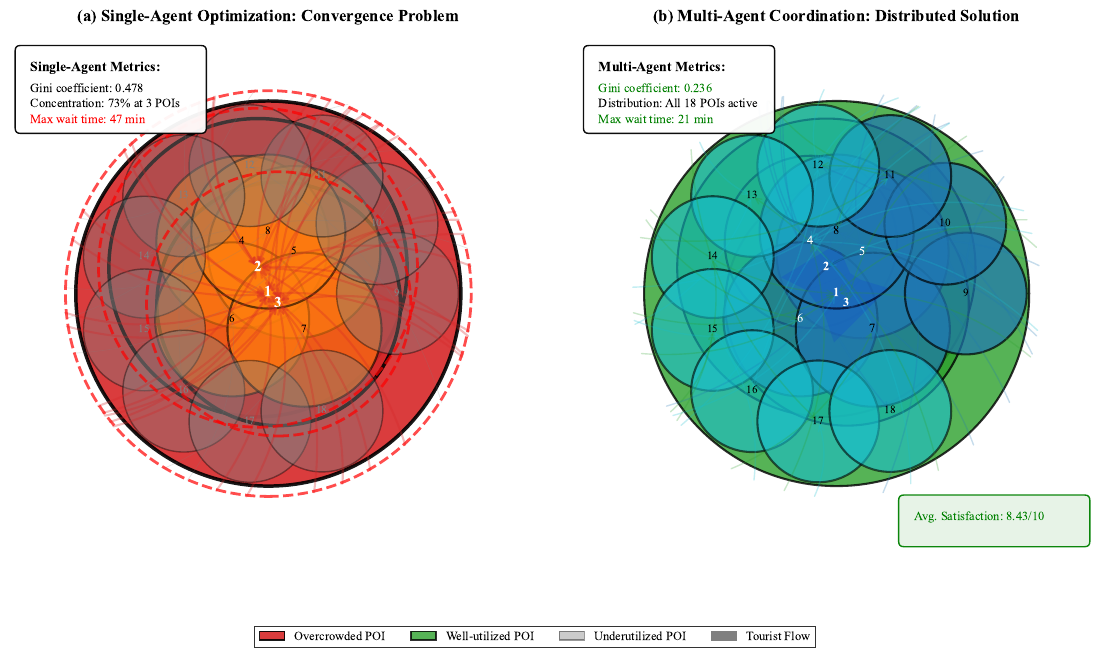

Source code (Python):
import numpy as np
import matplotlib.pyplot as plt
import matplotlib.gridspec as gridspec
from matplotlib.patches import Circle, FancyBboxPatch, FancyArrowPatch, Rectangle
from matplotlib.collections import PatchCollection
import matplotlib.patches as mpatches
from matplotlib.path import Path
import matplotlib.patches as patches
import networkx as nx
from scipy.spatial import Voronoi, voronoi_plot_2d

# Configure publication-quality parameters
plt.rcParams['font.family'] = 'serif'
plt.rcParams['font.serif'] = ['Times New Roman', 'DejaVu Serif']
plt.rcParams['font.size'] = 10
plt.rcParams['axes.labelsize'] = 11
plt.rcParams['axes.titlesize'] = 12
plt.rcParams['xtick.labelsize'] = 9
plt.rcParams['ytick.labelsize'] = 9
plt.rcParams['legend.fontsize'] = 9
plt.rcParams['figure.dpi'] = 300
plt.rcParams['savefig.dpi'] = 300
plt.rcParams['axes.linewidth'] = 0.8
plt.rcParams['lines.linewidth'] = 1.0

def create_poi_layout():
    """Create realistic spatial layout of 18 POIs in Verona"""
    np.random.seed(42)
    
    # Define POI positions mimicking Verona's historic center layout
    # Central cluster (most popular attractions)
    central_pois = np.array([
        [0.5, 0.5],    # Arena (POI 1)
        [0.48, 0.55],  # Juliet's House (POI 2)
        [0.52, 0.48],  # Cathedral (POI 3)
    ])
    
    # Semi-central attractions
    semicentral_pois = np.array([
        [0.45, 0.60],  # POI 4
        [0.55, 0.58],  # POI 5
        [0.43, 0.45],  # POI 6
        [0.57, 0.43],  # POI 7
        [0.50, 0.62],  # POI 8
    ])
    
    # Peripheral attractions
    angles = np.linspace(0, 2*np.pi, 11, endpoint=False)
    radius = 0.25
    peripheral_pois = np.array([
        [0.5 + radius*np.cos(angle), 0.5 + radius*np.sin(angle)] 
        for angle in angles[:10]
    ])
    
    all_pois = np.vstack([central_pois, semicentral_pois, peripheral_pois])
    
    # POI sizes based on capacity
    sizes = np.array([500, 300, 200] +  # Top 3 attractions
                     [100, 100, 80, 80, 80] +  # Semi-central
                     [50]*10)  # Peripheral
    
    return all_pois, sizes

def draw_single_agent_pattern(ax, poi_positions, poi_sizes):
    """Draw single-agent optimization pattern with concentration"""
    
    # Draw POIs as circles with size proportional to capacity
    for i, (pos, size) in enumerate(zip(poi_positions, poi_sizes)):
        if i < 3:  # Top 3 attractions - heavily visited
            color = '#d62728'  # Red for overcrowded
            alpha = 0.9
            edge_width = 2.5
        elif i < 8:  # Some moderate visits
            color = '#ff7f0e'  # Orange for moderate
            alpha = 0.6
            edge_width = 1.5
        else:  # Rarely visited
            color = '#7f7f7f'  # Gray for underutilized
            alpha = 0.4
            edge_width = 1.0
        
        circle = Circle(pos, radius=np.sqrt(size)/60, 
                       facecolor=color, alpha=alpha,
                       edgecolor='black', linewidth=edge_width)
        ax.add_patch(circle)
        
        # Add POI labels for top attractions
        if i < 3:
            ax.text(pos[0], pos[1], str(i+1), 
                   ha='center', va='center', fontsize=11, 
                   fontweight='bold', color='white')
        else:
            ax.text(pos[0], pos[1], str(i+1), 
                   ha='center', va='center', fontsize=8, 
                   color='black' if i < 8 else 'gray')
    
    # Draw tourist flows as arrows converging to top attractions
    np.random.seed(42)
    n_tourists = 50
    
    # Generate tourist starting positions around the perimeter
    angles = np.random.uniform(0, 2*np.pi, n_tourists)
    start_positions = np.array([
        [0.5 + 0.4*np.cos(angle), 0.5 + 0.4*np.sin(angle)] 
        for angle in angles
    ])
    
    # 73% go to top 3 attractions
    for i, start_pos in enumerate(start_positions):
        if i < int(0.73 * n_tourists):  # 73% to top 3
            target_poi = i % 3
            end_pos = poi_positions[target_poi]
            arrow_color = '#d62728'
            arrow_alpha = 0.3
            arrow_width = 1.5
        else:  # Remaining to other attractions
            target_poi = np.random.choice(range(3, 18))
            end_pos = poi_positions[target_poi]
            arrow_color = '#7f7f7f'
            arrow_alpha = 0.2
            arrow_width = 0.5
        
        # Add slight curve to arrows for visual appeal
        mid_point = [(start_pos[0] + end_pos[0])/2 + np.random.normal(0, 0.02),
                    (start_pos[1] + end_pos[1])/2 + np.random.normal(0, 0.02)]
        
        arrow = FancyArrowPatch(start_pos, end_pos,
                               connectionstyle="arc3,rad=0.2",
                               arrowstyle='->', 
                               color=arrow_color, alpha=arrow_alpha,
                               linewidth=arrow_width, mutation_scale=10)
        ax.add_patch(arrow)
    
    # Add congestion indicators at top attractions
    for i in range(3):
        pos = poi_positions[i]
        congestion_circle = Circle(pos, radius=np.sqrt(poi_sizes[i])/60 + 0.02,
                                  facecolor='none', edgecolor='red',
                                  linewidth=2, linestyle='--', alpha=0.7)
        ax.add_patch(congestion_circle)
    
    # Add metrics annotations
    metrics_box = FancyBboxPatch((0.02, 0.82), 0.35, 0.15,
                                boxstyle="round,pad=0.01",
                                facecolor='white', edgecolor='black',
                                linewidth=1, alpha=0.95)
    ax.add_patch(metrics_box)
    
    ax.text(0.04, 0.93, 'Single-Agent Metrics:', fontsize=10, fontweight='bold')
    ax.text(0.04, 0.89, f'Gini coefficient: 0.478', fontsize=9)
    ax.text(0.04, 0.86, f'Concentration: 73% at 3 POIs', fontsize=9)
    ax.text(0.04, 0.83, f'Max wait time: 47 min', fontsize=9, color='red')
    
    ax.set_xlim(0, 1)
    ax.set_ylim(0, 1)
    ax.set_aspect('equal')
    ax.axis('off')
    ax.set_title('(a) Single-Agent Optimization: Convergence Problem', 
                fontsize=12, fontweight='bold', pad=10)

def draw_multi_agent_pattern(ax, poi_positions, poi_sizes):
    """Draw multi-agent coordination pattern with distribution"""
    
    # Draw POIs with more balanced visitation
    visit_distribution = np.array([95, 90, 85, 80, 75, 70, 65, 60, 55, 
                                   50, 48, 45, 42, 40, 38, 35, 33, 30])
    visit_distribution = visit_distribution / visit_distribution.max()
    
    for i, (pos, size) in enumerate(zip(poi_positions, poi_sizes)):
        # Color based on balanced utilization
        utilization = visit_distribution[i]
        if utilization > 0.8:
            color = '#2ca02c'  # Green for well-utilized
            alpha = 0.8
        elif utilization > 0.5:
            color = '#1f77b4'  # Blue for moderate
            alpha = 0.7
        else:
            color = '#17becf'  # Cyan for lower but still active
            alpha = 0.6
        
        circle = Circle(pos, radius=np.sqrt(size)/60,
                       facecolor=color, alpha=alpha,
                       edgecolor='black', linewidth=1.5)
        ax.add_patch(circle)
        
        # Add POI labels
        ax.text(pos[0], pos[1], str(i+1),
               ha='center', va='center', fontsize=9 if i < 8 else 8,
               fontweight='bold' if i < 3 else 'normal',
               color='white' if utilization > 0.7 else 'black')
    
    # Draw distributed tourist flows
    np.random.seed(42)
    n_tourists = 50
    
    # Generate tourist starting positions
    angles = np.random.uniform(0, 2*np.pi, n_tourists)
    start_positions = np.array([
        [0.5 + 0.4*np.cos(angle), 0.5 + 0.4*np.sin(angle)]
        for angle in angles
    ])
    
    # Distribute tourists more evenly based on multi-agent coordination
    for i, start_pos in enumerate(start_positions):
        # Use probability distribution for POI selection
        probabilities = visit_distribution / visit_distribution.sum()
        target_poi = np.random.choice(range(18), p=probabilities)
        end_pos = poi_positions[target_poi]
        
        # Color based on coordination groups
        if i % 3 == 0:
            arrow_color = '#2ca02c'
        elif i % 3 == 1:
            arrow_color = '#1f77b4'
        else:
            arrow_color = '#17becf'
        
        arrow = FancyArrowPatch(start_pos, end_pos,
                               connectionstyle="arc3,rad=0.2",
                               arrowstyle='->',
                               color=arrow_color, alpha=0.25,
                               linewidth=1.0, mutation_scale=10)
        ax.add_patch(arrow)
    
    # Add coordination zones (Voronoi-like regions)
    vor = Voronoi(poi_positions[:8])  # Use top 8 POIs for cleaner visualization
    for region_idx in vor.regions:
        if -1 not in region_idx and len(region_idx) > 0:
            polygon = [vor.vertices[i] for i in region_idx]
            if len(polygon) > 2:
                poly_patch = patches.Polygon(polygon, alpha=0.1,
                                           facecolor='blue', edgecolor='none')
                ax.add_patch(poly_patch)
    
    # Add metrics annotations
    metrics_box = FancyBboxPatch((0.02, 0.82), 0.35, 0.15,
                                boxstyle="round,pad=0.01",
                                facecolor='white', edgecolor='black',
                                linewidth=1, alpha=0.95)
    ax.add_patch(metrics_box)
    
    ax.text(0.04, 0.93, 'Multi-Agent Metrics:', fontsize=10, fontweight='bold')
    ax.text(0.04, 0.89, f'Gini coefficient: 0.236', fontsize=9, color='green')
    ax.text(0.04, 0.86, f'Distribution: All 18 POIs active', fontsize=9)
    ax.text(0.04, 0.83, f'Max wait time: 21 min', fontsize=9, color='green')
    
    # Add satisfaction indicator
    satisfaction_box = FancyBboxPatch((0.63, 0.02), 0.35, 0.08,
                                     boxstyle="round,pad=0.01",
                                     facecolor='#e6f3e6', edgecolor='green',
                                     linewidth=1, alpha=0.95)
    ax.add_patch(satisfaction_box)
    ax.text(0.65, 0.06, 'Avg. Satisfaction: 8.43/10', fontsize=9, color='green')
    
    ax.set_xlim(0, 1)
    ax.set_ylim(0, 1)
    ax.set_aspect('equal')
    ax.axis('off')
    ax.set_title('(b) Multi-Agent Coordination: Distributed Solution',
                fontsize=12, fontweight='bold', pad=10)

# Create the main figure
fig = plt.figure(figsize=(14, 7))
gs = gridspec.GridSpec(1, 2, figure=fig, wspace=0.1)

# Get POI layout
poi_positions, poi_sizes = create_poi_layout()

# Create subplots
ax1 = fig.add_subplot(gs[0, 0])
ax2 = fig.add_subplot(gs[0, 1])

# Draw patterns
draw_single_agent_pattern(ax1, poi_positions, poi_sizes)
draw_multi_agent_pattern(ax2, poi_positions, poi_sizes)

# Add legend
legend_elements = [
    mpatches.Circle((0, 0), 0.1, facecolor='#d62728', alpha=0.9, 
                   edgecolor='black', label='Overcrowded POI'),
    mpatches.Circle((0, 0), 0.1, facecolor='#2ca02c', alpha=0.8,
                   edgecolor='black', label='Well-utilized POI'),
    mpatches.Circle((0, 0), 0.1, facecolor='#7f7f7f', alpha=0.4,
                   edgecolor='black', label='Underutilized POI'),
    mpatches.FancyArrow(0, 0, 0.1, 0, width=0.02, color='gray',
                       label='Tourist Flow')
]

fig.legend(handles=legend_elements, loc='lower center', ncol=4,
          frameon=True, fancybox=False, edgecolor='black',
          fontsize=9, bbox_to_anchor=(0.5, -0.02))

# Save figure
plt.tight_layout()
plt.savefig('coordination_problem.pdf', format='pdf', bbox_inches='tight', dpi=300)
plt.savefig('coordination_problem.png', format='png', bbox_inches='tight', dpi=300)
plt.show()

print("Coordination problem comparison figure generated successfully!")